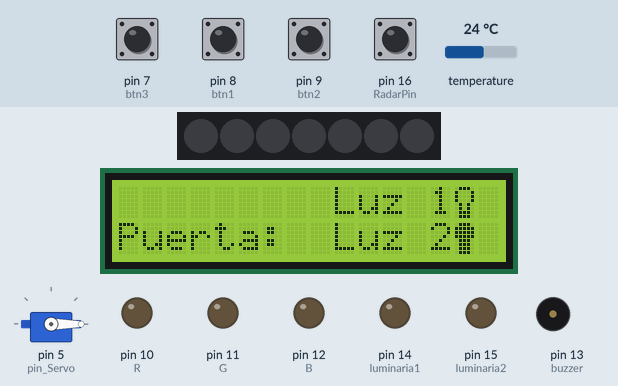
Simulated run of this sketch. Board: Arduino Uno, built with avr-gcc and run on an emulated ATmega328P. Shown: servo, 7 RGB LEDs in strip order, left to right, 16×2 character LCD, output pins drawn as LEDs (lit = HIGH), buzzer (waves = sounding, pin HIGH). Inputs (shaded band) come from the test bench; at power-on: pin 16 (RadarPin) HIGH, pin 7 (btn3), pin 8 (btn1), pin 9 (btn2) LOW, temperature 24 °C. Dim RGB values are drawn brighter than linear; what the sketch prints to the serial monitor is not drawn.

Above: at 0.2 s.
1.4 s: pin 7 (btn3) pulled HIGH for 1 s
At 2.9 s:
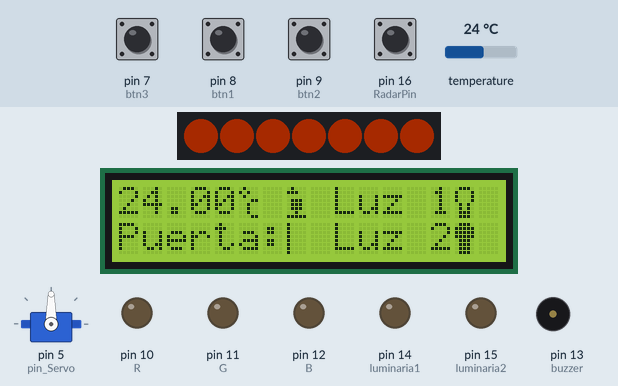
3.9 s: temperature set to 0 °C
6.6 s: pin 7 (btn3) pulled HIGH for 0.2 s
At 7.8 s:
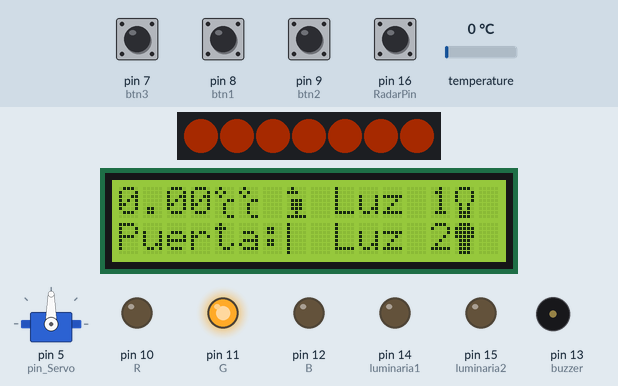
10.4 s: pin 8 (btn1) pulled HIGH for 1 s
At 13.0 s:
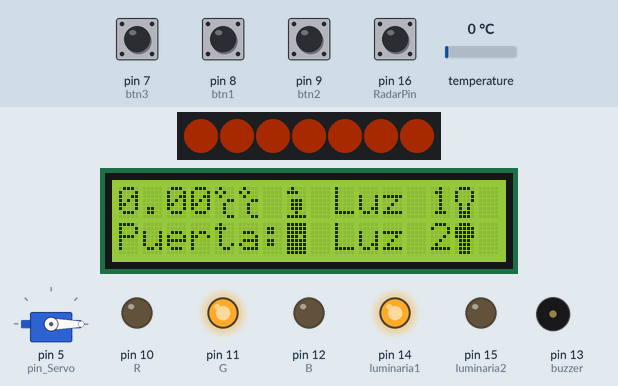
13.2 s: pin 9 (btn2) pulled HIGH for 1 s
At 15.8 s:
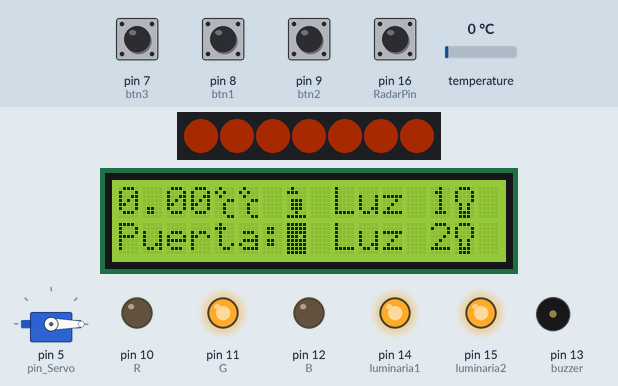
16.0 s: pin 8 (btn1) pulled HIGH for 0.2 s
At 17.7 s:
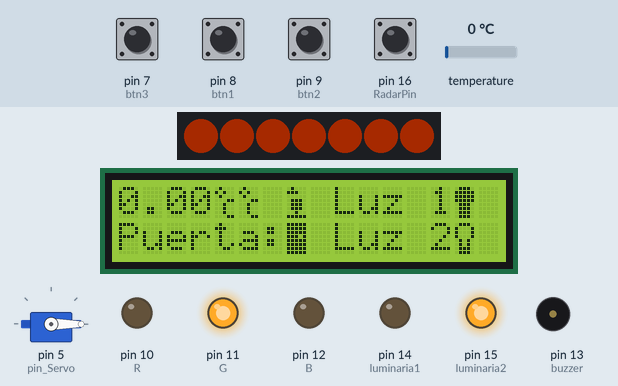
Timing chart, 0 to 18.9 s (numbered marks = the images above; inputs shaded):
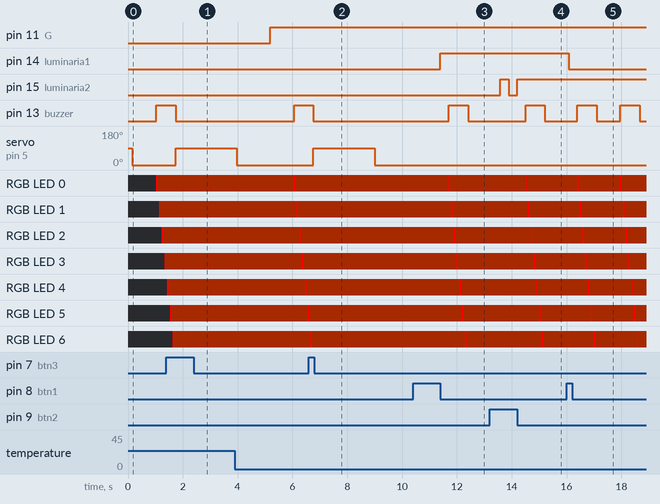

The sketch:

Practica_7.ino
```cpp
/*
 * Fundacion Kinal
 * Centro educativo tecnico laboral Kinal
 * Perito en electonica
 * Quinto perito
 * EB5AM
 * Taller de electronica digital y reparacion de computadoras
 * Nombre: Jose Ricardo Estrada Guay
*/

//Librerias
#include <OneWire.h>
#include <DallasTemperature.h>
#include <Wire.h>
#include <LiquidCrystal_I2C.h>
#include <Adafruit_NeoPixel.h>
#include <Servo.h>
//Directivas
#define btn1 8
#define btn2 9
#define btn3 7
#define luminaria1 14
#define luminaria2 15
#define Cantidad_Leds 7
#define pin_Led 6
#define RadarPin 16
#define pin_Servo 5
#define buzzer 13
#define R 10
#define G 11
#define B 12
int personacerca =0;
int value;
int estado1 = 0;
int estado2 = 0;
// Constructor
Adafruit_NeoPixel rueda(Cantidad_Leds,pin_Led, NEO_GRB + NEO_KHZ800);
//Caracteres
byte puerta_cerrada[] = {
  B11111,
  B11111,
  B11111,
  B11101,
  B11111,
  B11111,
  B11111,
  B11111
};
byte puerta_entreabierta[] = {
  B11000,
  B11100,
  B11110,
  B11010,
  B11110,
  B11110,
  B11100,
  B11000
};
byte puerta_media[] = {
  B11000,
  B11100,
  B11110,
  B11010,
  B11110,
  B11110,
  B11100,
  B11000
};
byte puerta_abierta[] = {
  B10000,
  B10000,
  B10000,
  B10000,
  B10000,
  B10000,
  B10000,
  B10000
};
byte luz_off[] = {
  B01110,
  B10001,
  B10001,
  B10001,
  B01010,
  B01010,
  B01110,
  B01110
};
byte luz_on[] = {
  B01110,
  B11111,
  B11111,
  B11111,
  B01110,
  B01110,
  B01110,
  B01110
};
byte Centigrados[] = {
  B01000,
  B10100,
  B01000,
  B00011,
  B00100,
  B00100,
  B00100,
  B00011
};
byte persona_detectada[] = {
  B01000,
  B11100,
  B00000,
  B01110,
  B01110,
  B01110,
  B00100,
  B11111
};
byte persona_nodetec[] = {
  B10100,
  B01000,
  B10100,
  B01110,
  B01110,
  B01110,
  B00100,
  B11111
};
float medicion();
//Constructores
OneWire ourWire(2);                //Se establece el pin 2  como el pin que utilizaremos para el protocolo OneWire
DallasTemperature sensor(&ourWire); //Se declara una objeto para nuestro sensor
LiquidCrystal_I2C LCD_ESTRADA(0x27, 16, 2);
Servo Servo_Estrada;
float temperatura;


void setup() {

  Servo_Estrada.attach(pin_Servo);
  pinMode(RadarPin, INPUT);
  rueda.begin();
  pinMode(luminaria1, OUTPUT);
  pinMode(luminaria2, OUTPUT);
  pinMode(buzzer, OUTPUT);
  pinMode(btn1, INPUT);
  pinMode(btn2, INPUT);
  pinMode(btn3, INPUT);
  Serial.begin(9600);
  pinMode(R, OUTPUT);
  pinMode(G, OUTPUT);
  pinMode(B, OUTPUT);
sensor.begin();
LCD_ESTRADA.init();
LCD_ESTRADA.backlight();
 LCD_ESTRADA.createChar(1, puerta_abierta);
 LCD_ESTRADA.createChar(2, puerta_media);
 LCD_ESTRADA.createChar(3, puerta_cerrada);
 LCD_ESTRADA.createChar(4, luz_off);
 LCD_ESTRADA.createChar(5, luz_on);
 LCD_ESTRADA.createChar(6, Centigrados);
 LCD_ESTRADA.createChar(7, persona_detectada);
 LCD_ESTRADA.createChar(8, persona_nodetec);
 LCD_ESTRADA.setCursor(0,1);
  LCD_ESTRADA.print("Puerta:");
  LCD_ESTRADA.setCursor(9,1);
    LCD_ESTRADA.print("Luz 2");
    LCD_ESTRADA.write(5);
    LCD_ESTRADA.setCursor(9,0);
    LCD_ESTRADA.print("Luz 1");
    LCD_ESTRADA.write(4);
    Servo_Estrada.write(0);
 }

void loop() {
  value = digitalRead(RadarPin);
  luminarias();
  puerta();
  temperatura = medicion();
  luminarias();
  puerta();
LCD_ESTRADA.setCursor(0,0);
LCD_ESTRADA.print(temperatura);
LCD_ESTRADA.write(6);
luminarias();
puerta();
proximidad();
luminarias();
puerta();
condicion_temp();
luminarias();
puerta();
}

float medicion(){
  sensor.requestTemperatures();   //Se envía el comando para leer la temperatura
  float temp = sensor.getTempCByIndex(0); //Se obtiene la temperatura en ºC
  Serial.print("Temperatura= ");
  Serial.print(temp);
  Serial.println(" C");
  delay(100);
  return temp;
  }
void proximidad(){
  if( value == LOW){
    LCD_ESTRADA.setCursor(7,0);
    LCD_ESTRADA.write(8);
     for(int i = 0; i < 7; i++){
      rueda.setPixelColor(i,rueda.Color(0,255,0));
          rueda.show();
          delay(50);
          rueda.setPixelColor(i,rueda.Color(0,40,10));
          rueda.show();
          delay(50);
      }
    }
  if(value == HIGH){
    LCD_ESTRADA.setCursor(7,0);
    LCD_ESTRADA.write(7);
    digitalWrite(buzzer, HIGH);
    for(int i = 0; i < 7; i++){
      rueda.setPixelColor(i,rueda.Color(255,0,0));
          rueda.show();
          delay(50);
          rueda.setPixelColor(i,rueda.Color(40,10,0));
          rueda.show();
          delay(50);
    }
    digitalWrite(buzzer, LOW);
    }if(personacerca == 0){

}
}
void luminarias(){
if(digitalRead(btn1) && estado1==0){  // si pulsador presionado y led apagado
    digitalWrite(luminaria1, LOW);          // se enciende el led

    LCD_ESTRADA.setCursor(9,0);
    LCD_ESTRADA.print("Luz 1");
    LCD_ESTRADA.write(5);
    delay(300);
    estado1=1;                       // guardamos el estado encendido
  }
  if(digitalRead(btn1) && estado1==1){  // si pulsador presionado y led encendido

    digitalWrite(luminaria1, HIGH);           // se apaga el led

    LCD_ESTRADA.setCursor(9,0);
    LCD_ESTRADA.print("Luz 1");
    LCD_ESTRADA.write(4);
    delay(300);
    estado1=0;                       // guardamos el estado apagado
  }
  if(digitalRead(btn2) && estado2==0){  // si pulsador presionado y led apagado
    digitalWrite(luminaria2, LOW);          // se enciende el led

    LCD_ESTRADA.setCursor(9,1);
    LCD_ESTRADA.print("Luz 2");
    LCD_ESTRADA.write(5);
    delay(300);
    estado2=1;                       // guardamos el estado encendido
  }
  if(digitalRead(btn2) && estado2==1){  // si pulsador presionado y led encendido

    digitalWrite(luminaria2, HIGH);           // se apaga el led

    LCD_ESTRADA.setCursor(9,1);
    LCD_ESTRADA.print("Luz 2");
    LCD_ESTRADA.write(4);
    delay(300);
    estado2=0;                       // guardamos el estado apagado
  }
}
void puerta(){
  if(digitalRead(btn3)==HIGH){
  Servo_Estrada.write(90);
    LCD_ESTRADA.setCursor(0,1);
    LCD_ESTRADA.print("Puerta:");
    LCD_ESTRADA.write(3);
    delay(100);
    LCD_ESTRADA.setCursor(0,1);
    LCD_ESTRADA.print("Puerta:");
    LCD_ESTRADA.write(2);
    delay(100);
    LCD_ESTRADA.setCursor(0,1);
    LCD_ESTRADA.print("Puerta:");
    LCD_ESTRADA.write(1);
    delay(2000);
    Servo_Estrada.write(0);
    LCD_ESTRADA.setCursor(0,1);
    LCD_ESTRADA.print("Puerta:");
    LCD_ESTRADA.write(1);
    delay(100);
    LCD_ESTRADA.setCursor(0,1);
    LCD_ESTRADA.print("Puerta:");
    LCD_ESTRADA.write(2);
    delay(100);
    LCD_ESTRADA.setCursor(0,1);
    LCD_ESTRADA.print("Puerta:");
    LCD_ESTRADA.write(3);
    delay(1000);
    Servo_Estrada.write(0);
  } else{
    Servo_Estrada.write(0);
    }
}
void condicion_temp(){
if(temperatura > 15 && temperatura <= 21){
  digitalWrite(R, HIGH);
  digitalWrite(G, LOW);
  digitalWrite(B, HIGH);
}
if(temperatura > 21 && temperatura <= 25){
  digitalWrite(R, LOW);
  digitalWrite(G, HIGH);
  digitalWrite(B, LOW);
}
if(temperatura > 25 && temperatura < 45){
  digitalWrite(R, HIGH);
  digitalWrite(G, LOW);
  digitalWrite(B, LOW);
}
}
```

Measured:
- after the input at 1.4 s, pin 11 (G): stays LOW (without the input it goes to HIGH after 0.34 s); pin 13 (buzzer): goes on until 1.7 s, then stays LOW; servo on pin 5 (pin_Servo): 0° → 90° after 0.34 s; the display: first differs from a run without the input after 0.34 s (image 1 shows a later state)
- after the input at 6.6 s, pin 13 (buzzer): goes on until 6.8 s, then stays LOW; servo on pin 5 (pin_Servo): 0° → 90° after 0.17 s, → 0° 2.2 s later; the display: first differs from a run without the input after 0.28 s (image 2 shows a later state)
- after the input at 10.4 s, pin 14 (luminaria1): LOW → HIGH after 0.99 s; the display: first changes after 0.69 s (image 3 shows a later state)
- after the input at 13.2 s, pin 15 (luminaria2): LOW → HIGH after 0.38 s, → LOW 0.31 s later, → HIGH 0.31 s later; the display: changes after 0.38 s (image 4)
- after the input at 16.0 s, pin 14 (luminaria1): HIGH → LOW after 0.08 s; the display: changes after 0.08 s (image 5)
- what the display in image 2 shows lasts 2.1 s, from 7.0 s to 9.1 s
- what the display in image 5 shows lasts 1.0 s, from 17.0 s to 18.0 s
